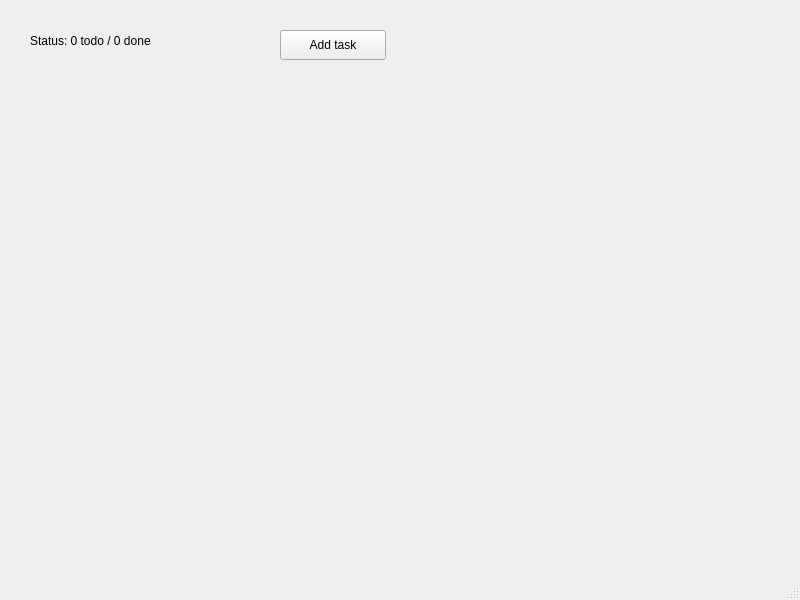
<?xml version="1.0" encoding="UTF-8"?>
<ui version="4.0">
 <class>MainWindow</class>
 <widget class="QMainWindow" name="MainWindow">
  <property name="geometry">
   <rect>
    <x>0</x>
    <y>0</y>
    <width>800</width>
    <height>600</height>
   </rect>
  </property>
  <property name="windowTitle">
   <string>MainWindow</string>
  </property>
  <widget class="QWidget" name="centralwidget">
   <widget class="QLabel" name="statusLabel">
    <property name="geometry">
     <rect>
      <x>30</x>
      <y>30</y>
      <width>241</width>
      <height>21</height>
     </rect>
    </property>
    <property name="text">
     <string>Status: 0 todo / 0 done</string>
    </property>
   </widget>
   <widget class="QPushButton" name="addTaskButton">
    <property name="geometry">
     <rect>
      <x>280</x>
      <y>30</y>
      <width>106</width>
      <height>30</height>
     </rect>
    </property>
    <property name="text">
     <string>Add task</string>
    </property>
   </widget>
  </widget>
  <widget class="QMenuBar" name="menubar">
   <property name="geometry">
    <rect>
     <x>0</x>
     <y>0</y>
     <width>800</width>
     <height>26</height>
    </rect>
   </property>
  </widget>
  <widget class="QStatusBar" name="statusbar"/>
 </widget>
 <resources/>
 <connections/>
</ui>
